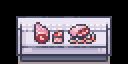

A 2D game scene composited from a Tiled map and its tileset images. What follows is a short description and the map's XML, with every tile layer's data as written:
An orthogonal 4x2 tile map with 32x32 px tiles, 2 tile layers (rayon, objet).

<map version="1.9" tiledversion="1.9.2" orientation="orthogonal" renderorder="right-down" width="4" height="2" tilewidth="32" tileheight="32" infinite="0" nextlayerid="3" nextobjectid="1">
 <tileset firstgid="1" source="16_Grocery_store_32x32.tsx" />
 <layer id="1" name="rayon" width="4" height="2">
  <data encoding="csv">
658,659,659,660,
833,834,834,835
</data>
 </layer>
 <layer id="2" name="objet" width="4" height="2">
  <data encoding="csv">
0,650,694,0,
0,666,710,0
</data>
 </layer>
</map>
